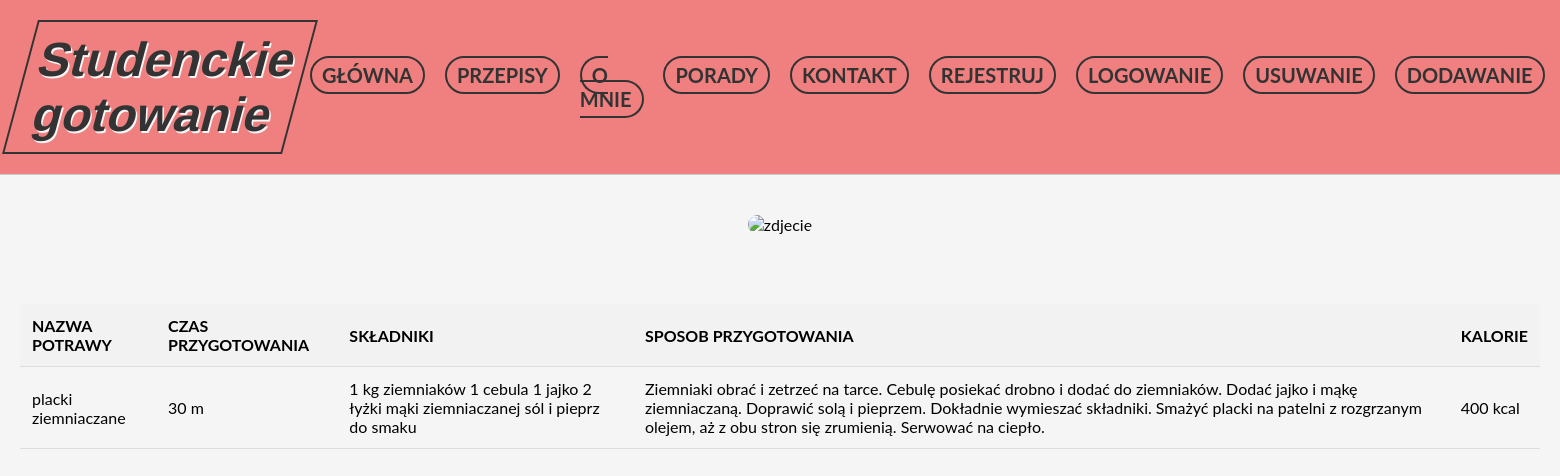
Page /strona_przepisu.php?id=1 on the committed database.
### tables this page shows
CREATE TABLE `przepisy` (
  `id` int(5) NOT NULL,
  `nazwa_potrawy` varchar(20) NOT NULL,
  `czas_przygotowania` varchar(4) NOT NULL,
  `skladniki` text NOT NULL,
  `sposob_przygotowania` varchar(500) NOT NULL,
  `id_admina` int(5) NOT NULL,
  `kalorie` varchar(10) NOT NULL,
  `zdjecie` varchar(100) DEFAULT NULL
);

### strona_przepisu.php (the view, shortened to what this page needs)
<?php
if (isset($_SESSION['username'])) {
    $menuLoginText = "Wyloguj";
    $menuLoginLink = "logout.php";
} else {
    $menuLoginText = "Logowanie";
    $menuLoginLink = "logowanie.php";
}
$servername = "localhost";
$username = "root";
$password = "";
$dbname = "blog";
$conn = new mysqli($servername, $username, $password, $dbname);
if (isset($_GET['id'])) {
    $id = $_GET['id'];
    $sql = "SELECT * FROM przepisy WHERE id = $id";
    $result = $conn->query($sql);
    if ($result->num_rows > 0) {
        $row = $result->fetch_assoc();
        $nazwa_potrawy = $row['nazwa_potrawy'];
        $czas_przygotowania = $row['czas_przygotowania'];
        $skladniki = $row['skladniki'];
        $sposob_przygotowania = $row['sposob_przygotowania'];
        $kalorie = $row['kalorie'];
        $zdjecie = $row['zdjecie'];
    } else {
        echo "Brak dostępnych ogłoszeń.";
    }
} else {
    echo "Nieprawidłowy parametr ID ogłoszenia.";
}
?>
<!DOCTYPE html>
<html lang="pl">
<head>
    <link rel="stylesheet" href="style.css">
</head>
<body>
<header>
        <h1>
            Studenckie gotowanie
        </h1>
        <nav>
            <ul>
            <li><a href="strona_glowna.php">Główna</a></li>
                <li><a href="przepisy.php">Przepisy</a></li>
                <li><a href="o-mnie.php">O mnie</a></li>
                <li><a href="porady_kulinarne.php">Porady</a> </li>
                <li><a href="kontakt.php">Kontakt</a></li>
                <li><a href="rejestracja.php">Rejestruj</a></li>
                <li class="login"><a href="<?php echo $menuLoginLink; ?>"><?php echo $menuLoginText; ?></a></li>
                <li><a href="<?php echo isset($_SESSION['username']) ? 'usun_przepis.php' : 'logowanie.php'; ?>">Usuwanie</a></li>
                <li><a href="<?php echo isset($_SESSION['username']) ? 'dodaj_przepis.php' : 'logowanie.php'; ?>">Dodawanie</a></li>
            </ul>
        </nav>
    </header>
    <main>
        <img src="<?php echo $zdjecie; ?>" alt="zdjecie">
        <table>
            <thead>
                <tr>
                    <th>Nazwa potrawy</th>
                    <th>Czas przygotowania</th>
                    <th>Składniki</th>
                    <th>Sposob przygotowania</th>
                    <th>Kalorie</th>
                </tr>
            </thead>
            <tbody>
                <tr>
                    <td><?php echo $nazwa_potrawy; ?></td>
                    <td><?php echo $czas_przygotowania; ?></td>
                    <td><?php echo $skladniki; ?></td>
                    <td><?php echo $sposob_przygotowania; ?></td>
                    <td><?php echo $kalorie; ?></td>
                </tr>
            </tbody>
        </table>
    </main>
</body>
</html>

### style.css (style rules this page uses)
body, h1, h2, p, ul, li { margin: 0; padding: 0; }
body { font-family: "Lato", sans-serif; background-color: #f5f5f5; }
header { background-color: lightcoral; border-bottom: 1px solid #ccc; padding: 20px; display: flex; justify-content: space-between; align-items: center; }
h1 { font-family: "Arial", sans-serif; font-size: 48px; font-weight: bold; color: #333; transform: skew(-15deg); text-shadow: 2px 2px whitesmoke; }
nav ul { display: flex; justify-content: center; }
nav li { margin: 0 10px; }
nav a { font-weight: bold; text-transform: uppercase; text-decoration: none; color: #333; padding: 5px 10px; border: 2px solid #333; border-radius: 20px; transition: all 0.2s ease-in-out; }
main { padding: 20px; display: flex; flex-direction: column; align-items: center; }
ul { list-style: none; margin: 0; padding: 0; }
img { margin: 20px 0; max-width: 100%; height: auto; display: block; margin-left: auto; margin-right: auto; border-radius: 30px; }
a { color: #333; text-decoration: none; font-size: 20px; }
h1 { text-align: center; }
header h1 { border: 2px solid #333; padding: 10px; text-align: center; }
table { border-collapse: collapse; width: 100%; margin: 0 auto; margin-bottom: 10px; margin-top: 50px; }
th, td { padding: 12px; text-align: left; border-bottom: 1px solid #ddd; }
th { background-color: #f2f2f2; font-weight: bold; text-transform: uppercase; }

### rows in the picture
przepisy: nazwa_potrawy "placki ziemniaczane", czas_przygotowania "30 m", skladniki "1 kg ziemniaków 1 cebula 1 jajko 2 łyżki mąki ziemniaczanej sól i pieprz do smaku", sposob_przygotowania "Ziemniaki obrać i zetrzeć na tarce. Cebulę posiekać drobno i dodać do ziemniaków. Dodać jajko i mąkę ziemniaczaną. Doprawić solą i pieprzem. Dokładnie wymieszać składniki. Smażyć placki na patelni z rozgrzanym olejem, aż z obu stron się zrumienią. Serwować na ciepło.", kalorie "400 kcal"

### other values in the picture
$menuLoginText "LOGOWANIE"
